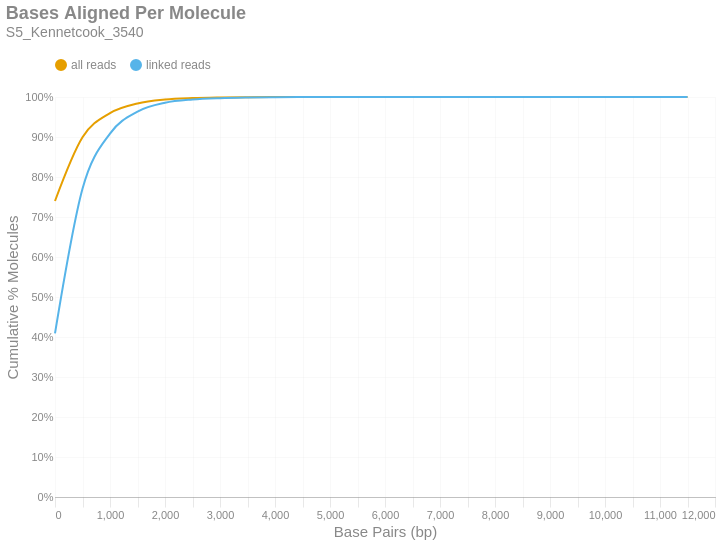

Source (notebook cell):
### Markdown cell above
### Bases Aligned Per Molecule
This is a cumulative frequency distribution showing the number of base pairs aligned per unique molecule. These data are shown in 500 bp bins. There are two distributions: one with `all reads` (yellow) and another with only `linked reads` (blue). The percent of molecules in the `linked reads` distribution is relative to the total number of linked molecules.

### Code cell
if SKIPLR:
    print_html(f"Skipped")
else:
    binned_df = consolidated_hist(valids['aligned_bp'], mask, 500, True)
    with SafeRender(binned_df):
        (
            density_plot(binned_df, 'Bases Aligned Per Molecule', samplename, 'basesper')
            .encode(
                x=alt.X('bin:Q', title="Base Pairs (bp)").axis(tickMinStep=500).scale(padding=0),
                y=alt.Y('value:Q', title='Cumulative % Molecules')
                    .axis(format='%')
                    .scale(domain = [0,1])
                    .stack(False),
                color=alt.Color("key:N").scale(domain = ["all reads", "linked reads"]),
                tooltip = [
                    alt.Tooltip("key:N", title = "Data Type"),
                    alt.Tooltip("range_label:N", title="Bases Aligned Per Molecule"),
                    alt.Tooltip("value:Q", format = ".2%", title="% Molecules (Cum.)")
                ]
            )
        ).display()

### Figure 1 — Vega-Lite specification as saved in the notebook (floating-point values rounded to 4 significant figures)
{"width": "container", "height": 400, "config": {"title": {"anchor": "start", "dy": -15, "fontSize": 18, "color": "#888888", "subtitleColor": "#888888", "subtitleFontSize": 14}, "arc": {"fill": "#0072B2"}, "axis": {"domainColor": "#888888", "domainWidth": 0.5, "gridWidth": 0.2, "grid": false, "titleFontWeight": 400, "titleFontSize": 15, "labelFontSize": 11, "labelColor": "#888888", "tickColor": "#888888", "tickWidth": 0.2, "titleColor": "#888888"}, "axisBand": {"grid": false}, "axisX": {"grid": true, "tickSize": 10, "domainCap": "round"}, "axisY": {"domain": false, "grid": true, "tickSize": 0, "domainCap": "round"}, "background": "transparent", "header": {"labelFontSize": 15, "labelColor": "#888888", "titleFontSize": 15, "titleFontWeight": 600, "titleColor": "#888888"}, "legend": {"labelFont": "sans-serif", "labelFontSize": 12, "labelColor": "#888888", "symbolSize": 100, "symbolType": "circle", "titleFontSize": 12, "titlePadding": 10, "titleColor": "#888888", "title": null, "orient": "top"}, "range": {"category": ["#E69F00", "#56B4E9", "#009E73", "#F0E442", "#0072B2", "#D55E00", "#CC79A7", "#000000"], "diverging": ["#cfe8f3", "#a2d4ec", "#73bfe2", "#46abdb", "#1696d2", "#12719e"]}, "area": {"fill": "#0072B2", "fillOpacity": 0.7, "line": true, "strokeOpacity": 0.7}, "line": {"color": "#0072B2", "stroke": "#0072B2", "strokeWidth": 2}, "trail": {"color": "#0072B2", "stroke": "#0072B2", "strokeWidth": 0, "size": 1}, "point": {"filled": true, "fillOpacity": 1.0, "size": 95}, "text": {"color": "#888888", "fontSize": 11, "align": "right", "fontWeight": 400, "size": 11}, "bar": {"fill": "#0072B2", "stroke": null}, "view": {"stroke": null, "continuousWidth": 660, "continuousHeight": 400}}, "data": {"name": "data-f203f30c55695beefb775001dd985e95"}, "mark": {"type": "line", "interpolate": "monotone", "point": {"opacity": 0, "size": 275}}, "encoding": {"color": {"field": "key", "scale": {"domain": ["all reads", "linked reads"]}, "type": "nominal"}, "tooltip": [{"field": "key", "title": "Data Type", "type": "nominal"}, {"field": "range_label", "title": "Bases Aligned Per Molecule", "type": "nominal"}, {"field": "value", "format": ".2%", "title": "% Molecules (Cum.)", "type": "quantitative"}], "x": {"axis": {"tickMinStep": 500}, "field": "bin", "scale": {"padding": 0}, "title": "Base Pairs (bp)", "type": "quantitative"}, "y": {"axis": {"format": "%"}, "field": "value", "scale": {"domain": [0, 1]}, "stack": false, "title": "Cumulative % Molecules", "type": "quantitative"}}, "params": [{"name": "param_c36ac31b6afebe62", "select": {"type": "point", "fields": ["key"]}, "bind": "legend"}], "title": {"text": "Bases Aligned Per Molecule", "subtitle": "S5_Kennetcook_3540"}, "transform": [{"fold": ["all reads (cumsum)", "linked reads (cumsum)"]}, {"calculate": "replace(datum.key, ' (cumsum)', '')", "as": "key"}, {"filter": {"param": "param_c36ac31b6afebe62"}}], "usermeta": {"embedOptions": {"downloadFileName": "S5_Kennetcook_3540.basesper"}}, "$schema": "https://vega.github.io/schema/vega-lite/v6.1.0.json", "datasets": {"data-f203f30c55695beefb775001dd985e95": [{"bin": "0.0", "interval": "0.0-500.0", "all reads": 0.74, "linked reads": 0.4091, "all reads (cumsum)": 0.74, "linked reads (cumsum)": 0.4091, "range_label": "0-499"}, {"bin": "500.0", "interval": "500.0-1000.0", "all reads": 0.1593, "linked reads": 0.3616, "all reads (cumsum)": 0.8994, "linked reads (cumsum)": 0.7706, "range_label": "500-999"}, {"bin": "1000.0", "interval": "1000.0-1500.0", "all reads": 0.06054, "linked reads": 0.138, "all reads (cumsum)": 0.9599, "linked reads (cumsum)": 0.9086, "range_label": "1000-1499"}, {"bin": "1500.0", "interval": "1500.0-2000.0", "all reads": 0.02406, "linked reads": 0.05485, "all reads (cumsum)": 0.984, "linked reads (cumsum)": 0.9634, "range_label": "1500-1999"}, {"bin": "2000.0", "interval": "2000.0-2500.0", "all reads": 0.009696, "linked reads": 0.0221, "all reads (cumsum)": 0.9937, "linked reads (cumsum)": 0.9855, "range_label": "2000-2499"}, {"bin": "2500.0", "interval": "2500.0-3000.0", "all reads": 0.003604, "linked reads": 0.008214, "all reads (cumsum)": 0.9973, "linked reads (cumsum)": 0.9937, "range_label": "2500-2999"}, {"bin": "3000.0", "interval": "3000.0-3500.0", "all reads": 0.001507, "linked reads": 0.003435, "all reads (cumsum)": 0.9988, "linked reads (cumsum)": 0.9972, "range_label": "3000-3499"}, {"bin": "3500.0", "interval": "3500.0-4000.0", "all reads": 0.0006767, "linked reads": 0.001542, "all reads (cumsum)": 0.9994, "linked reads (cumsum)": 0.9987, "range_label": "3500-3999"}, {"bin": "4000.0", "interval": "4000.0-4500.0", "all reads": 0.0003031, "linked reads": 0.0006907, "all reads (cumsum)": 0.9997, "linked reads (cumsum)": 0.9994, "range_label": "4000-4499"}, {"bin": "4500.0", "interval": "4500.0-5000.0", "all reads": 0.0001363, "linked reads": 0.0003107, "all reads (cumsum)": 0.9999, "linked reads (cumsum)": 0.9997, "range_label": "4500-4999"}, {"bin": "5000.0", "interval": "5000.0-5500.0", "all reads": 6.245e-05, "linked reads": 0.0001423, "all reads (cumsum)": 0.9999, "linked reads (cumsum)": 0.9999, "range_label": "5000-5499"}, {"bin": "5500.0", "interval": "5500.0-6000.0", "all reads": 2.979e-05, "linked reads": 6.791e-05, "all reads (cumsum)": 1.0, "linked reads (cumsum)": 0.9999, "range_label": "5500-5999"}, {"bin": "6000.0", "interval": "6000.0-6500.0", "all reads": 1.251e-05, "linked reads": 2.852e-05, "all reads (cumsum)": 1.0, "linked reads (cumsum)": 1.0, "range_label": "6000-6499"}, {"bin": "6500.0", "interval": "6500.0-7000.0", "all reads": 7.27e-06, "linked reads": 1.657e-05, "all reads (cumsum)": 1.0, "linked reads (cumsum)": 1.0, "range_label": "6500-6999"}, {"bin": "7000.0", "interval": "7000.0-7500.0", "all reads": 4.29e-06, "linked reads": 9.778e-06, "all reads (cumsum)": 1.0, "linked reads (cumsum)": 1.0, "range_label": "7000-7499"}, {"bin": "7500.0", "interval": "7500.0-8000.0", "all reads": 1.788e-06, "linked reads": 4.074e-06, "all reads (cumsum)": 1.0, "linked reads (cumsum)": 1.0, "range_label": "7500-7999"}, {"bin": "8000.0", "interval": "8000.0-8500.0", "all reads": 1.43e-06, "linked reads": 3.259e-06, "all reads (cumsum)": 1.0, "linked reads (cumsum)": 1.0, "range_label": "8000-8499"}, {"bin": "8500.0", "interval": "8500.0-9000.0", "all reads": 3.575e-07, "linked reads": 8.149e-07, "all reads (cumsum)": 1.0, "linked reads (cumsum)": 1.0, "range_label": "8500-8999"}, {"bin": "9000.0", "interval": "9000.0-9500.0", "all reads": 0.0, "linked reads": 0.0, "all reads (cumsum)": 1.0, "linked reads (cumsum)": 1.0, "range_label": "9000-9499"}, {"bin": "9500.0", "interval": "9500.0-10000.0", "all reads": 2.383e-07, "linked reads": 5.432e-07, "all reads (cumsum)": 1.0, "linked reads (cumsum)": 1.0, "range_label": "9500-9999"}, {"bin": "10000.0", "interval": "10000.0-10500.0", "all reads": 0.0, "linked reads": 0.0, "all reads (cumsum)": 1.0, "linked reads (cumsum)": 1.0, "range_label": "10000-10499"}, {"bin": "10500.0", "interval": "10500.0-11000.0", "all reads": 0.0, "linked reads": 0.0, "all reads (cumsum)": 1.0, "linked reads (cumsum)": 1.0, "range_label": "10500-10999"}, {"bin": "11000.0", "interval": "11000.0-11500.0", "all reads": 0.0, "linked reads": 0.0, "all reads (cumsum)": 1.0, "linked reads (cumsum)": 1.0, "range_label": "11000-11499"}, {"bin": "11500.0", "interval": "11500.0-12000.0", "all reads": 1.192e-07, "linked reads": 2.716e-07, "all reads (cumsum)": 1.0, "linked reads (cumsum)": 1.0, "range_label": "11500-11999"}]}}
